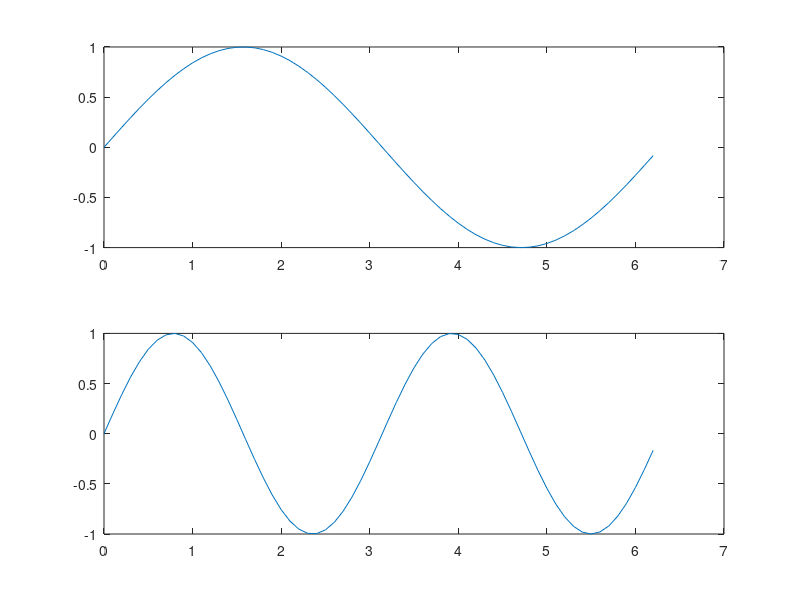

This figure's MATLAB source:
% Randall, Logan
% lab 8_plots2
clc, clear, format compact
x=0:0.1:2*pi;
y1=sin(x);
y2=sin(2*x);
subplot(2,1,1)
plot(x,y1)
subplot(2,1,2)
plot(x,y2)
